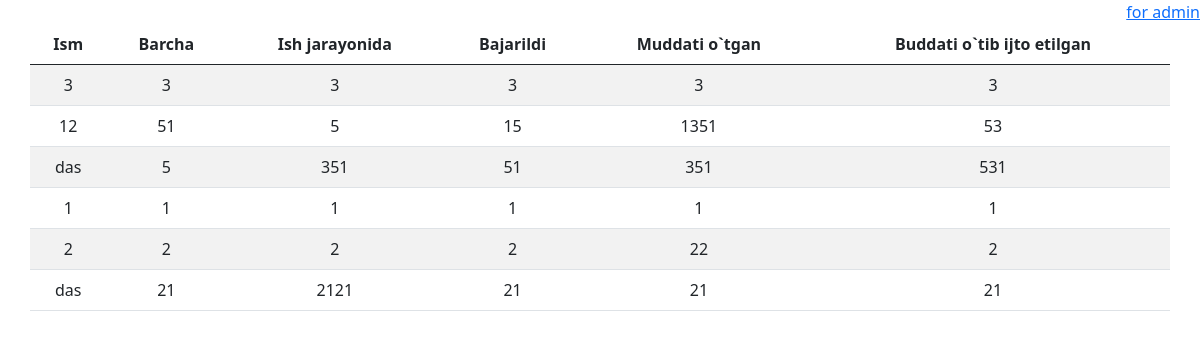
Before: / with the older database file.
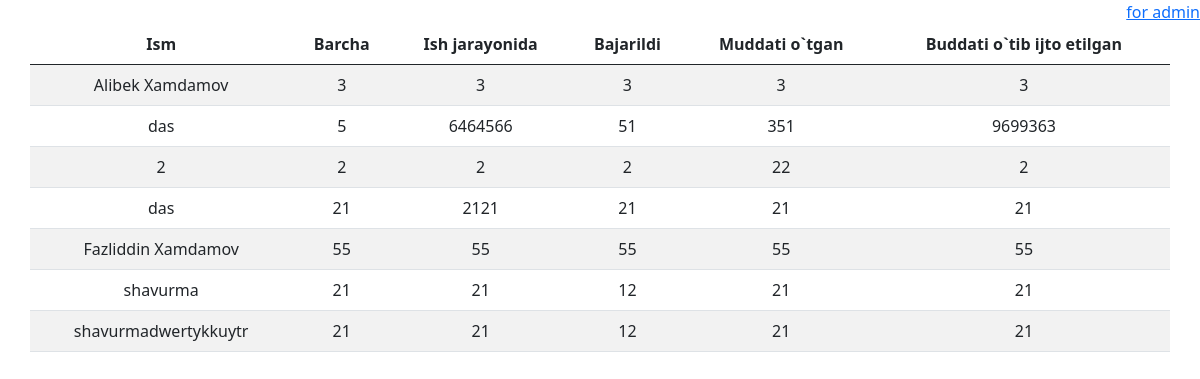
After: the same page with the newer database file.
### myapp/models.py (models this page shows, shortened)
class MyBase(models.Model):
    name = models.CharField(max_length=20)
    barcha = models.IntegerField()
    ish_jarayonida = models.IntegerField()
    bajarildi = models.IntegerField()
    muddati_otgan = models.IntegerField()
    muddati_otin_ijro_etilgan = models.IntegerField()

### myapp/views.py (the view)
# urls.py: path('', HomeView.as_view()),
class HomeView(ListView):
    model = MyBase
    template_name = "index.html"

### templates/index.html (shortened to what this page needs)
<!DOCTYPE html>
<html lang="en">
<head>
    <link href="https://cdn.jsdelivr.net/npm/bootstrap@5.0.2/dist/css/bootstrap.min.css" rel="stylesheet">
</head>
<body>
    <a style="float: right; margin: 10;" href="/reg/">for admin</a>
    <table style="text-align: center;" class="container table table-striped mt-lg-5">
        <thead>
          <tr>
            <th scope="col">Ism</th>
            <th scope="col">Barcha</th>
            <th scope="col">Ish jarayonida</th>
            <th scope="col">Bajarildi</th>
            <th scope="col">Muddati o`tgan</th>
            <th scope="col">Buddati o`tib ijto etilgan</th>
          </tr>
        </thead>
        <tbody>
          {% for item in object_list %}
            <tr>
            <td>{{item.name }}</td>
            <td>{{item.barcha}}</td>
            <td>{{item.ish_jarayonida}}</td>
            <td>{{item.bajarildi}}</td>
            <td>{{item.muddati_otgan}}</td>
            <td>{{item.muddati_otin_ijro_etilgan}}</td>
          </tr>
          {% endfor %}
        </tbody>
      </table>
</body>
</html>

Changed rows visible on the page:
removed MyBase: name "12", barcha "51", ish_jarayonida "5", bajarildi "15", muddati_otgan "1351", muddati_otin_ijro_etilgan "53"
removed MyBase: name "1", barcha "1", ish_jarayonida "1", bajarildi "1", muddati_otgan "1", muddati_otin_ijro_etilgan "1"
changed MyBase: name "3" → "Alibek Xamdamov"
changed MyBase (number 2 of 7 on the later page): ish_jarayonida "351" → "6464566"; muddati_otin_ijro_etilgan "531" → "9699363"
added MyBase: name "Fazliddin Xamdamov", barcha "55", ish_jarayonida "55", bajarildi "55", muddati_otgan "55", muddati_otin_ijro_etilgan "55"
added MyBase: name "shavurma", barcha "21", ish_jarayonida "21", bajarildi "12", muddati_otgan "21", muddati_otin_ijro_etilgan "21"
added MyBase: name "shavurmadwertykkuytr", barcha "21", ish_jarayonida "21", bajarildi "12", muddati_otgan "21", muddati_otin_ijro_etilgan "21"
